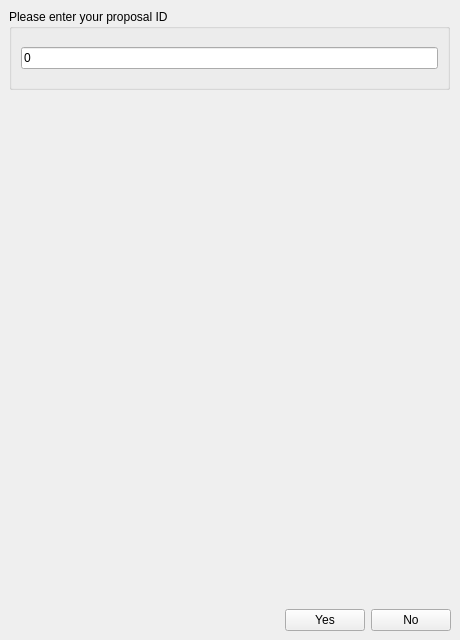
  <widget class="QWizardPage" name="proposalID">
   <property name="toolTip">
    <string>&lt;html&gt;&lt;head/&gt;&lt;body&gt;&lt;p&gt;DAQ Tool | ID09 - MS/XPD (Materials Science/X-ray Powder Diffraction) beamline&lt;/p&gt;&lt;/body&gt;&lt;/html&gt;</string>
   </property>
   <attribute name="pageId">
    <string notr="true">2</string>
   </attribute>
   <widget class="QGroupBox" name="proposalIDGroupBox">
    <property name="geometry">
     <rect>
      <x>9</x>
      <y>9</y>
      <width>441</width>
      <height>81</height>
     </rect>
    </property>
    <property name="toolTip">
     <string>Proposal ID</string>
    </property>
    <property name="title">
     <string>Please enter your proposal ID</string>
    </property>
    <layout class="QGridLayout" name="gridLayout">
     <item row="0" column="0">
      <widget class="QELineEdit" name="proposalIDValue">
       <property name="toolTip">
        <string>Proposal ID, e.g. 20172001</string>
       </property>
       <property name="dragEnabled">
        <bool>true</bool>
       </property>
       <property name="placeholderText">
        <string>minimum characters 8, e.g. 20172001</string>
       </property>
       <property name="text">
        <string>0</string>
       </property>
       <property name="variable" stdset="0">
        <string>$(P)ProposalID</string>
       </property>
       <property name="variableSubstitutions" stdset="0">
        <string>P=MS:</string>
       </property>
       <property name="writeOnLoseFocus">
        <bool>true</bool>
       </property>
       <property name="variableAsToolTip">
        <bool>false</bool>
       </property>
       <property name="displayAlarmStateOption" stdset="0">
        <enum>QEGenericEdit::Never</enum>
       </property>
       <property name="format" stdset="0">
        <enum>QELineEdit::Integer</enum>
       </property>
      </widget>
     </item>
    </layout>
   </widget>
   <widget class="QWidget" name="layoutWidget">
    <property name="geometry">
     <rect>
      <x>10</x>
      <y>360</y>
      <width>441</width>
      <height>271</height>
     </rect>
    </property>
    <layout class="QGridLayout" name="validProposalIDLayout">
     <item row="0" column="0" colspan="3">
      <widget class="QLabel" name="proposalIDWarning">
       <property name="font">
        <font>
         <family>Noto Serif CJK TC SemiBold</family>
         <pointsize>11</pointsize>
         <italic>false</italic>
        </font>
       </property>
       <property name="cursor">
        <cursorShape>IBeamCursor</cursorShape>
       </property>
       <property name="toolTip">
        <string>This proposal is not scheduled today!</string>
       </property>
       <property name="frameShape">
        <enum>QFrame::NoFrame</enum>
       </property>
       <property name="text">
        <string/>
       </property>
       <property name="alignment">
        <set>Qt::AlignBottom|Qt::AlignLeading|Qt::AlignLeft</set>
       </property>
       <property name="wordWrap">
        <bool>true</bool>
       </property>
       <property name="margin">
        <number>7</number>
       </property>
      </widget>
     </item>
     <item row="1" column="0">
      <spacer name="horizontalSpacer">
       <property name="orientation">
        <enum>Qt::Horizontal</enum>
       </property>
       <property name="sizeHint" stdset="0">
        <size>
         <width>40</width>
         <height>20</height>
        </size>
       </property>
      </spacer>
     </item>
     <item row="1" column="1">
      <widget class="QPushButton" name="Yes">
       <property name="cursor">
        <cursorShape>PointingHandCursor</cursorShape>
       </property>
       <property name="toolTip">
        <string>Proceed</string>
       </property>
       <property name="text">
        <string>Yes</string>
       </property>
      </widget>
     </item>
     <item row="1" column="2">
      <widget class="QPushButton" name="No">
       <property name="cursor">
        <cursorShape>PointingHandCursor</cursorShape>
       </property>
       <property name="toolTip">
        <string>Cancel</string>
       </property>
       <property name="text">
        <string>No</string>
       </property>
      </widget>
     </item>
    </layout>
   </widget>
  </widget>
